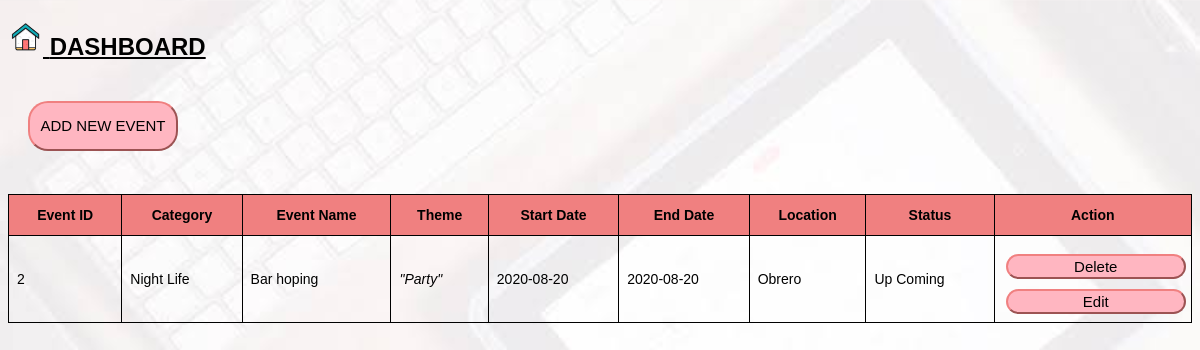
/manageEvent.php, run on the app's committed database.
### tables this page shows
CREATE TABLE `event` (
  `id` int(6) UNSIGNED NOT NULL,
  `category` varchar(100) NOT NULL,
  `title` varchar(100) NOT NULL,
  `theme` varchar(100) NOT NULL,
  `startdate` date NOT NULL,
  `enddate` date NOT NULL,
  `location` varchar(100) NOT NULL,
  `poster` varchar(100) NOT NULL,
  `status` varchar(50) NOT NULL
);

### manageEvent.php (the view, shortened to what this page needs)
<!DOCTYPE html>
<html>
<head>
</head>
<body>
	<div id="header">
		<a href="dashboard.php"><h2><img src="images/home.png" style="width:35px;"> DASHBOARD </h2></a>
	</div>
	<a href="addEvent.php"><button class="btn btn-theme btn-round">ADD NEW EVENT</button></a>
<div style="overflow-x: auto;">
<table id="rwd">
<tr>
	<th>Event ID</th>
	<th>Category</th>
	<th>Event Name</th>
	<th>Theme</th>
	<th>Start Date</th>
	<th>End Date</th>
	<th>Location</th>
	<th>Status</th>
	<th>Action</th>
</tr>
<?php
$servername = "localhost"; $username = "root"; $password = ""; $dbname = "OISDB";
$conn = new mysqli($servername, $username, $password, $dbname);
$sql = "SELECT * FROM event";
$result = $conn -> query($sql);
if($result->num_rows>0){
	while($row = $result->fetch_assoc()){
		$id=$row['id'];
		$category=$row['category'];
		$title=$row['title'];
		$theme=$row['theme'];
		$startdate=$row['startdate'];
		$enddate=$row['enddate'];
		$location=$row['location'];
		$status=$row['status'];
	?>
	<tr>
		<td><?php echo $id; ?></td>
		<td><?php echo $category; ?></td>
		<td><?php echo $title; ?></td>
		<td><i>"<?php echo $theme; ?>"</i></td>
		<td><?php echo $startdate; ?></td>
		<td><?php echo $enddate; ?></td>
		<td><?php echo $location; ?></td>
		<td><?php echo $status; ?></td>
		<td><a href="deleteEvent.php?del=<?php echo $id;?>"><button class="btnbtn btn-theme btn-round">Delete</button></a>
			<a href="editEvent.php?upd=<?php echo $id;?>"><button class="btnbtn btn-theme btn-round">Edit</button></a></td>
	</tr>
 <?php } ?>
 		</table>
	</div>
<?php
}
?>
</body>
</html>

### manageEvent.php (style rules this page uses)
body { font-family: sans-serif; background: url('images/manage.jpg') repeat-y; background-size: 100%; }
#header a { text-decoration: underline; color: black; }
table { margin: 0px; border-collapse: collapse; margin: 2% 0; width: 100%; font-size: 14px; }
#rwd td, #rwd th { border: 1px solid black; padding: 8px; }
#rwd tr:nth-child(odd) { background-color: darksalmon; }
#rwd th { padding: 12px 10px; background-color: lightcoral; }
.btn { height: 50px; width: 150px; margin: 20px; }
.btnbtn { height: 25px; width: 100%; margin: 10px 3px 0 3px; }
.btn-theme { background-color: lightpink; border-color: lightcoral; color: black; font-size: 15px; }
.btn-round { border-radius: 20px; -webkit-border-radius: 20px; }

### data on the page
event: id "2", category "Night Life", title "Bar hoping", theme "Party", startdate "2020-08-20", enddate "2020-08-20", location "Obrero", status "Up Coming"
